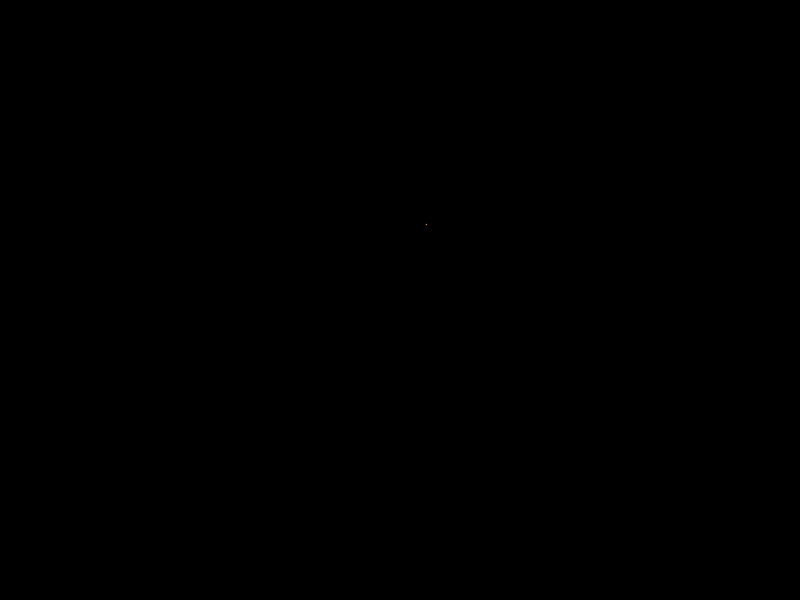
Frame 1 (no input)
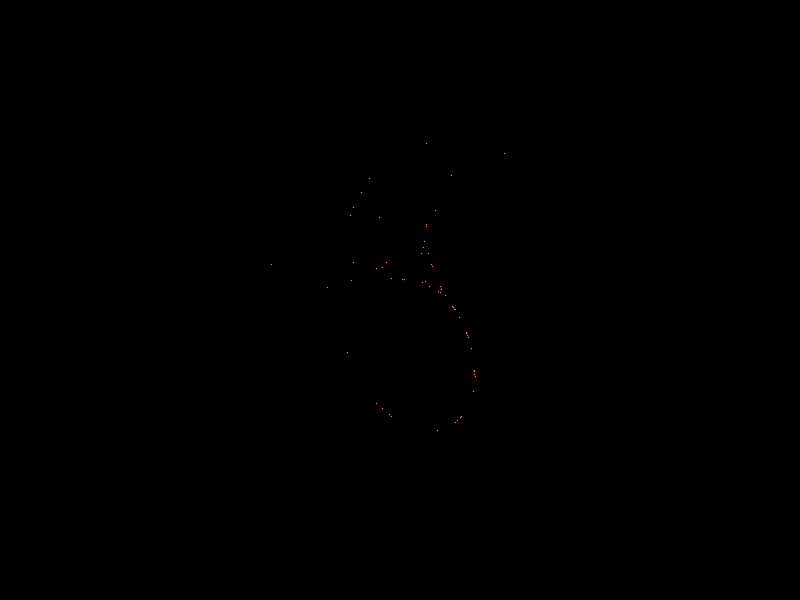
Frame 60 (the mouse pressed at the canvas centre just before this capture)
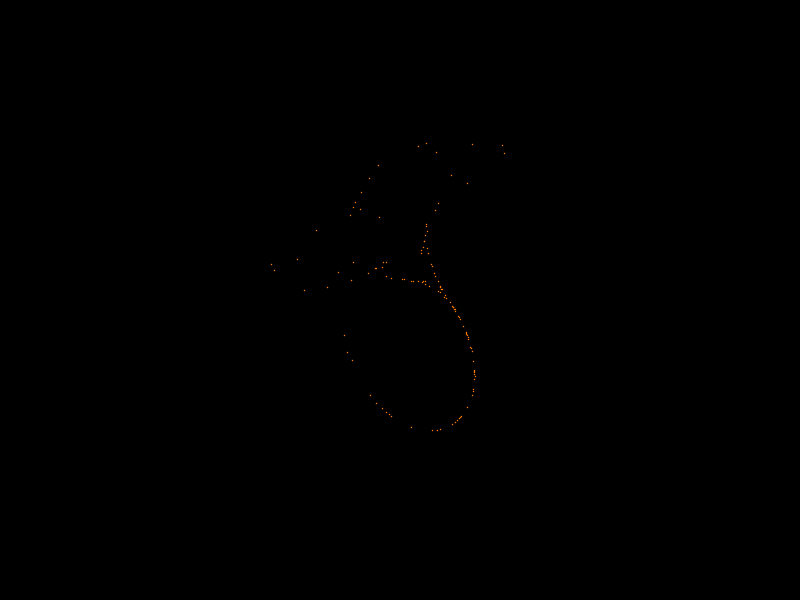
Frame 120 (the mouse held since frame 60 and released just before this capture)

The Processing sketch that drew these frames (run headless with seeded random() and noise(); from frame 60 on, the mouse is pressed at the canvas centre):

// Processing sketch: tinkerbell
// ── tinkerbell.pde
// Resources
// https://en.wikipedia.org/wiki/Tinkerbell_map

// Constants
float a = 0.9, b = -0.6013, c = 2.0, d = 0.5;

// Initial values
float x = -0.72, y = -0.64;

void setup() {
  frameRate(60);
  size(800, 600);
  colorMode(HSB);
  background(0);
  stroke(20, 255, 255);
  strokeWeight(1);
}

void draw() {

  float _x = x*x - y*y + a*x + b*y;
  float _y = 2*x*y + c*x + d*y;
  
  x = _x;
  y = _y;
  
  translate(width/2+50, height/2+50);
  scale(1.5);
  
  point(x*100, y*100);
}
